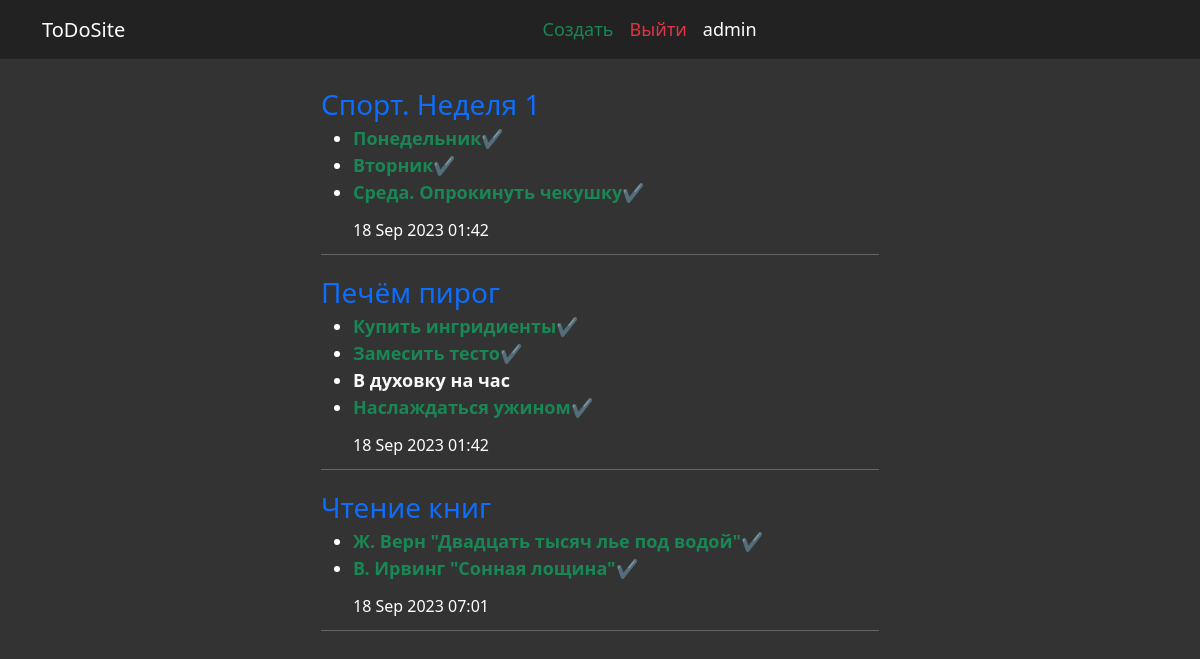
/tasks/ (signed in), run on the app's committed database.
### accounts/models.py (models this page shows, shortened)
class User(AbstractBaseUser):
    email       = models.EmailField(max_length=255, blank=True)
    username    = models.CharField(max_length=255, unique=True)
    is_active   = models.BooleanField(default=True)
    staff       = models.BooleanField(default=False)
    admin       = models.BooleanField(default=False)
    timestamp   = models.DateTimeField(auto_now_add=True)
    REQUIRED_FIELDS = ['email']
    USERNAME_FIELD = 'username'
    objects = UserManager()

### core/models.py (models this page shows, shortened)
class List(models.Model):
    title = models.CharField(max_length=255, default='Список без названия', verbose_name='Список задач', blank=True, null=True)
    created_at = models.DateTimeField(auto_now_add=True, verbose_name='Дата создания')
    user = models.ForeignKey(User, on_delete=models.CASCADE, )
    def get_absolute_url(self):
        return reverse('list', kwargs={'pk':self.pk, })
    class Meta:
        verbose_name = 'Список задач'
        verbose_name_plural = 'Списки задач'

class Task(models.Model):
    title = models.CharField(max_length=255, default='Задача без названия', verbose_name='Задача', blank=True, null=True)
    description = models.TextField(blank=True, verbose_name='Описание')
    created_at = models.DateTimeField(auto_now_add=True, verbose_name='Дата создания')
    due_at  = models.DateTimeField(blank=True, null=True, verbose_name='Дата завершения')
    status = models.BooleanField(default=False, verbose_name='Статус выполнения')
    parent_task = models.ForeignKey('self', on_delete=models.CASCADE, blank=True, null=True, related_name='sub_tasks', verbose_name='Родительская задача')
    task_list = models.ForeignKey(List, on_delete=models.CASCADE, related_name='tasks',verbose_name='Список задач', blank=True, null=True)
    user = models.ForeignKey(User, on_delete=models.CASCADE, )
    def get_absolute_url(self):
        return reverse('task', kwargs={'pk':self.pk, })
    class Meta:
        verbose_name = 'Задача'
        verbose_name_plural = 'Задачи'
        ordering = ['created_at', 'title']

### core/views.py (the view)
# urls.py: path('tasks/', TaskListView.as_view(), name='tasks'),
class TaskListView(LoginRequiredMixin, ListView):
    model = List
    template_name = 'task_list.html'
    context_object_name = 'lists'
    login_url = reverse_lazy('login')
    def get_queryset(self):
        return List.objects.filter(user=self.request.user).prefetch_related('tasks')

### templates/task_list.html (shortened to what this page needs)
{% extends 'base_templates/base.html' %}
{% block content %}
  {% for list in lists %}
    {% include 'base_templates/task_detail_base.html' with tasks=list.tasks.all %}
  {% endfor %}
{% endblock %}

### templates/base_templates/navbar.html (shortened to what this page needs)
<nav class="navbar navbar-expand-lg navbar-dark">
    <div class="container">
        <a class="navbar-brand" href="{% url 'tasks' %}">ToDoSite</a>
        <div class="collapse navbar-collapse" id="navbarNav">
            <ul class="navbar-nav mx-auto">
                {% if request.user.is_authenticated %}
                <li class="nav-item ml-2">
                    <a class="nav-link text-success" href="{% url 'create' %}">Создать</a>
                </li>
                <li class="nav-item ml-2">
                    <a class="nav-link text-danger" href="{% url 'logout' %}">Выйти</a>
                </li>
                <li class="nav-item ml-2">
                    <a class="nav-link" disabled>{{request.user.username}}</a>
                </li>
                {% endif %}
            </ul>
        </div>
    </div>
</nav>

### templates/base_templates/task_detail_base.html
<a href="{{list.get_absolute_url}}" class="fs-3 text-decoration-none">{{ list.title }}</a>
<ul class='mb-3'>
  {% for task in tasks %}
    <li>{% include 'base_templates/task_status_base.html' with task=task %}</li>
  {% endfor %}
  <p class="fw-light lh-1 fs-6 mt-3">{{list.created_at|date:"d M Y H:i"}}</p>
</ul>
<hr>

### templates/base_templates/task_status_base.html
{% if task.status %}
    <a href="{{task.get_absolute_url}}" class="fw-semibold d-block text-success">{{ task.title }}✔️</a>
    {% else %}
    <a href="{{task.get_absolute_url}}" class="fw-semibold d-block text-light">{{ task.title }}</a>
{% endif %}

### static/style.css (style rules this page uses)
body { font-size: 18px; font-weight: semibold; color: white; }
body { background-color: #333; }
.navbar { background-color: #222; }
.navbar-dark .navbar-nav .nav-link { color: white; }
#container a { position: relative; text-decoration: none; }
#container a::before { content: ""; position: absolute; top: 0; left: 0; right: 0; bottom: 0; opacity: 0; border-radius: 3px; transition: opacity 0.3s; pointer-events: none; }

### data on the page
User: user.username "admin"
List: title "Спорт. Неделя 1", created_at "18 Sep 2023 01:42"
Task: title "Понедельник"
Task: title "Вторник"
Task: title "Среда. Опрокинуть чекушку"
List: title "Печём пирог", created_at "18 Sep 2023 01:42"
Task: title "Купить ингридиенты"
Task: title "Замесить тесто"
Task: title "В духовку на час"
Task: title "Наслаждаться ужином"
List: title "Чтение книг", created_at "18 Sep 2023 07:01"
Task: title "Ж. Верн \"Двадцать тысяч лье под водой\""
Task: title "В. Ирвинг \"Сонная лощина\""
